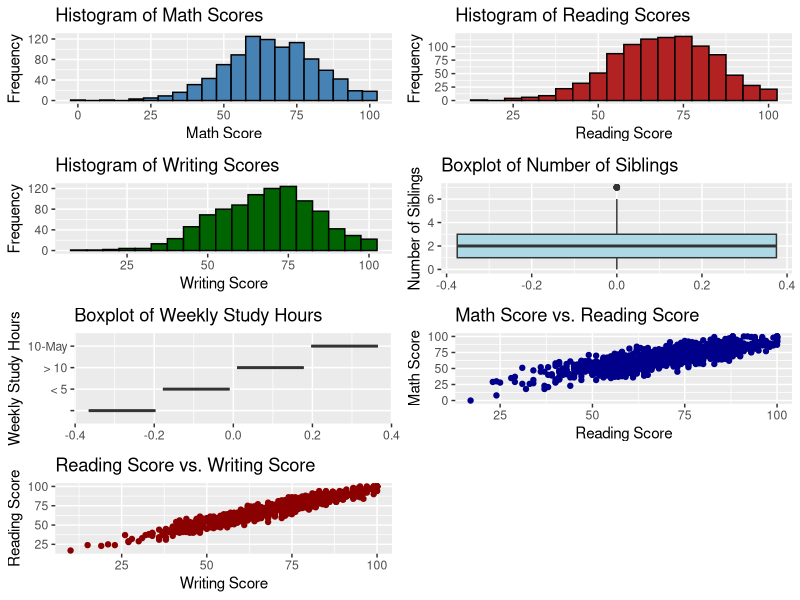
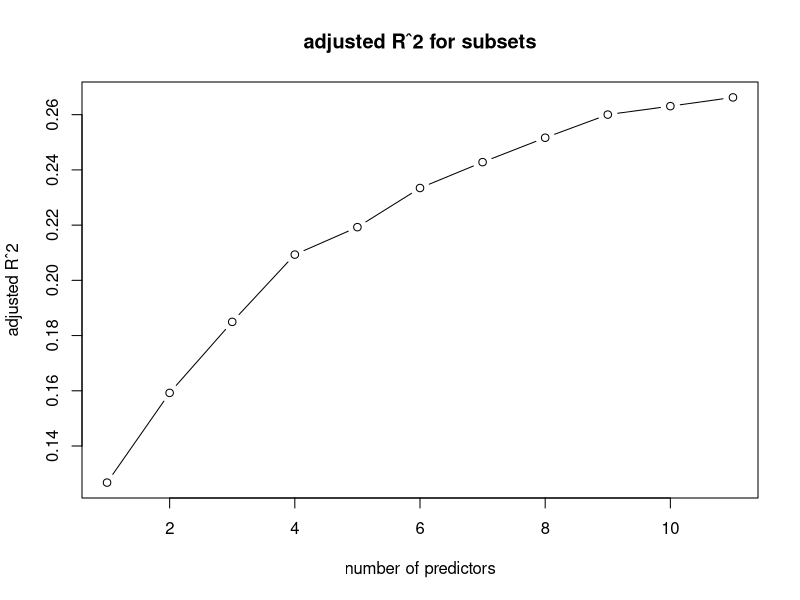
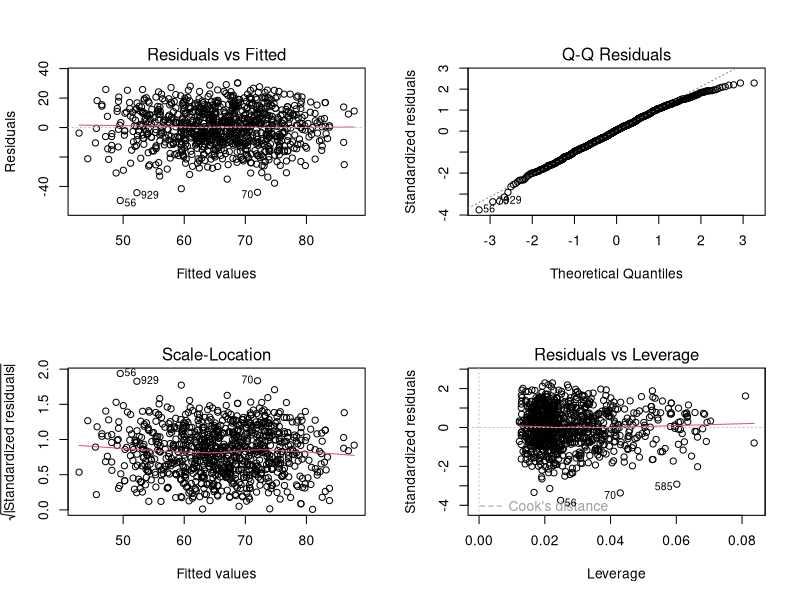
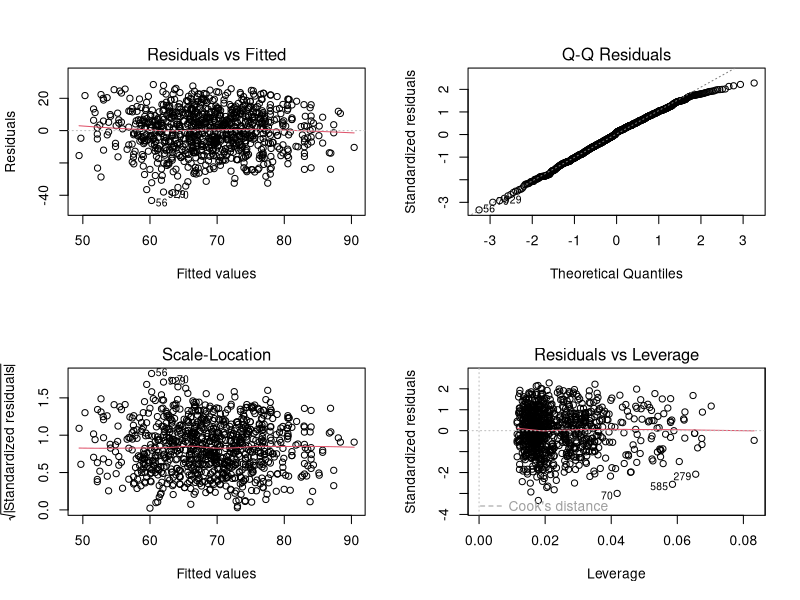
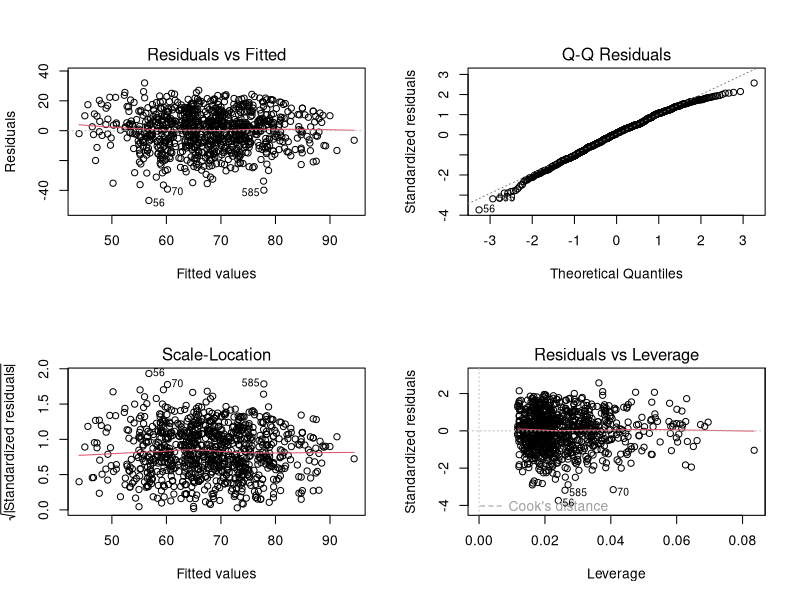

These figures' R source, in order: (Note: this script raises an error after producing the figures.)
## ---- chunk 1
knitr::opts_chunk$set(echo = TRUE)
library(tidyverse)
library(MASS)
library(leaps)
## ---- chunk 2
# Load necessary libraries
library(tidyverse)
library(broom)
library(GGally)
library(gridExtra)


# Read the dataset
data <- read.csv("Project_1_data.csv")

# Inspect the structure of the data
glimpse(data)


hist_math <- ggplot(data, aes(x = MathScore)) +
  geom_histogram(binwidth = 5, fill = "steelblue", color = "black") +
  labs(title = "Histogram of Math Scores", x = "Math Score", y = "Frequency")

hist_reading <- ggplot(data, aes(x = ReadingScore)) +
  geom_histogram(binwidth = 5, fill = "firebrick", color = "black") +
  labs(title = "Histogram of Reading Scores", x = "Reading Score", y = "Frequency")

hist_writing <- ggplot(data, aes(x = WritingScore)) +
  geom_histogram(binwidth = 5, fill = "darkgreen", color = "black") +
  labs(title = "Histogram of Writing Scores", x = "Writing Score", y = "Frequency")
box_nr_siblings <- ggplot(data, aes(y = NrSiblings)) +
  geom_boxplot(fill = "lightblue") +
  labs(title = "Boxplot of Number of Siblings", y = "Number of Siblings")

box_wkly_study_hours <- ggplot(data, aes(y = WklyStudyHours)) +
  geom_boxplot(fill = "lightgreen") +
  labs(title = "Boxplot of Weekly Study Hours", y = "Weekly Study Hours")
scatter_math_reading <- ggplot(data, aes(x = ReadingScore, y = MathScore)) +
  geom_point(color = "darkblue") +
  labs(title = "Math Score vs. Reading Score", x = "Reading Score", y = "Math Score")

scatter_reading_writing <- ggplot(data, aes(x = WritingScore, y = ReadingScore)) +
  geom_point(color = "darkred") +
  labs(title = "Reading Score vs. Writing Score", x = "Writing Score", y = "Reading Score")
# Convert categorical variables to factors if needed
data <- data %>%
  mutate(across(c(Gender, EthnicGroup, ParentEduc, LunchType, TestPrep, 
                  ParentMaritalStatus, PracticeSport, IsFirstChild, 
                  TransportMeans, WklyStudyHours), as.factor))

pairwise_plots <- ggpairs(data,
  columns = c("MathScore", "ReadingScore", "WritingScore", "NrSiblings", "WklyStudyHours"),
  aes(color = Gender),
  lower = list(continuous = "smooth"),
  upper = list(continuous = "cor"),
  diag = list(continuous = "densityDiag"))
grid.arrange(
  hist_math, hist_reading, hist_writing,
  box_nr_siblings, box_wkly_study_hours,
  scatter_math_reading, scatter_reading_writing,
  ncol = 2
)
## ---- chunk 3
data$Gender <- as.factor(data$Gender)
data$EthnicGroup <- as.factor(data$EthnicGroup)
data$ParentEduc <- as.factor(data$ParentEduc)
data$LunchType <- as.factor(data$LunchType)
data$TestPrep <- as.factor(data$TestPrep)
data$ParentMaritalStatus <- as.factor(data$ParentMaritalStatus)
data$PracticeSport <- as.factor(data$PracticeSport)
data$IsFirstChild <- as.factor(data$IsFirstChild)
data$TransportMeans <- as.factor(data$TransportMeans)
data$WklyStudyHours <- as.factor(data$WklyStudyHours)

# Handle missing values by removing rows with NA
data <- na.omit(data)

# Define the full model for MathScore
math_full_model <- lm(MathScore ~ Gender + EthnicGroup + ParentEduc + LunchType + TestPrep +
                        ParentMaritalStatus + PracticeSport + IsFirstChild + NrSiblings +
                        TransportMeans + WklyStudyHours, data = data)

# Perform stepwise model selection
math_selected_model <- stepAIC(math_full_model, direction = "both", trace = FALSE)
math_selected_model
# Display the summary of the selected model
cat("\nSelected Model for MathScore:\n")
summary(math_selected_model)

# Make predictions using the selected model
math_predictions <- predict(math_selected_model, newdata = data)

# Combine actual and predicted values for MathScore
math_results <- data.frame(
  Actual_MathScore = data$MathScore,
  Predicted_MathScore = math_predictions
)

# Save results to a CSV file
write.csv(math_results, "math_score_predictions.csv", row.names = FALSE)
## ---- chunk 4
best_subset_math = regsubsets(MathScore ~ Gender + EthnicGroup + ParentEduc + LunchType + TestPrep + ParentMaritalStatus + PracticeSport + IsFirstChild + TransportMeans + WklyStudyHours + NrSiblings, data = data, nvmax = 11)
best_summary = summary(best_subset_math)
plot(best_summary$adjr2, type = "b",
xlab = "number of predictors",
ylab = "adjusted Rˆ2",
main = "adjusted Rˆ2 for subsets")
best_num_predictors <- which.max(best_summary$adjr2)
selected_predictors <- names(coef(best_subset_math, best_num_predictors))
cat("Selected predictors for the best model:\n")
print(selected_predictors)
## ---- chunk 5
par(mfrow = c(2, 2)) 
plot(math_selected_model)
par(mfrow = c(1, 1))
## ---- chunk 6
reading_full_model <- lm(ReadingScore ~ Gender + EthnicGroup + ParentEduc + LunchType + TestPrep +
                        ParentMaritalStatus + PracticeSport + IsFirstChild + NrSiblings +
                        TransportMeans + WklyStudyHours, data = data)

# Perform stepwise model selection
reading_selected_model <- stepAIC(reading_full_model, direction = "both", trace = FALSE)
reading_selected_model
# Display the summary of the selected model
cat("\nSelected Model for Reading:\n")
summary(reading_selected_model)

# Make predictions using the selected model
reading_predictions <- predict(reading_selected_model, newdata = data)

# Combine actual and predicted values for MathScore
reading_results <- data.frame(
  Actual_ReadingScore = data$ReadingScore,
  Predicted_ReadingScore = reading_predictions
)

# Save results to a CSV file
write.csv(reading_results, "reading_score_predictions.csv", row.names = FALSE)
## ---- chunk 7
par(mfrow = c(2, 2)) 
plot(reading_selected_model)
par(mfrow = c(1, 1))
## ---- chunk 8
writing_full_model <- lm(WritingScore ~ Gender + EthnicGroup + ParentEduc + LunchType + TestPrep +
                        ParentMaritalStatus + PracticeSport + IsFirstChild + NrSiblings +
                        TransportMeans + WklyStudyHours, data = data)

# Perform stepwise model selection
writing_selected_model <- stepAIC(writing_full_model, direction = "both", trace = FALSE)
writing_selected_model
# Display the summary of the selected model
cat("\nSelected Model for WritingScore:\n")
summary(writing_selected_model)

# Make predictions using the selected model
writing_predictions <- predict(writing_selected_model, newdata = data)

# Combine actual and predicted values for MathScore
writing_results <- data.frame(
  Actual_WritingScore = data$WritingScore,
  Predicted_WritingScore = writing_predictions
)

# Save results to a CSV file
write.csv(writing_results, "writing_score_predictions.csv", row.names = FALSE)
## ---- chunk 9
par(mfrow = c(2, 2)) 
plot(writing_selected_model)
par(mfrow = c(1, 1))
## ---- chunk 10
# Fit the three linear models
model1 <- lm(formula = ReadingScore ~ Gender + EthnicGroup + ParentEduc + 
               LunchType + TestPrep + ParentMaritalStatus + IsFirstChild, data = data)

model2 <- lm(formula = MathScore ~ Gender + EthnicGroup + ParentEduc + 
               LunchType + TestPrep + ParentMaritalStatus + IsFirstChild + WklyStudyHours, 
             data = data)

model3 <- lm(formula = WritingScore ~ Gender + EthnicGroup + ParentEduc + 
               LunchType + TestPrep + ParentMaritalStatus + WklyStudyHours, data = data)
## ---- chunk 11
summary(data$MathScore)  # Inspect the range of MathScore
## ---- chunk 12
data$MathScore_shifted <- data$MathScore + 1
model2_shifted <- lm(MathScore_shifted ~ Gender + EthnicGroup + ParentEduc + 
                       LunchType + TestPrep + ParentMaritalStatus + IsFirstChild + 
                       WklyStudyHours, data = data)

## ---- chunk 13
# Set up a 1-row, 3-column layout
par(mfrow = c(1, 3))

# Box-Cox analysis for model1
boxcox(model1, lambda = seq(-2, 2, by = 0.1))  # Range of lambda values
title("Model 1: ReadingScore")

# Box-Cox analysis for model2
boxcox(model2_shifted, lambda = seq(-2, 2, by = 0.1))  # Range of lambda values
title("Model 2: MathScore")

# Box-Cox analysis for model3
boxcox(model3, lambda = seq(-2, 2, by = 0.1))  # Range of lambda values
title("Model 3: WritingScore")

# Reset graphical parameters (optional)
par(mfrow = c(1, 1))
